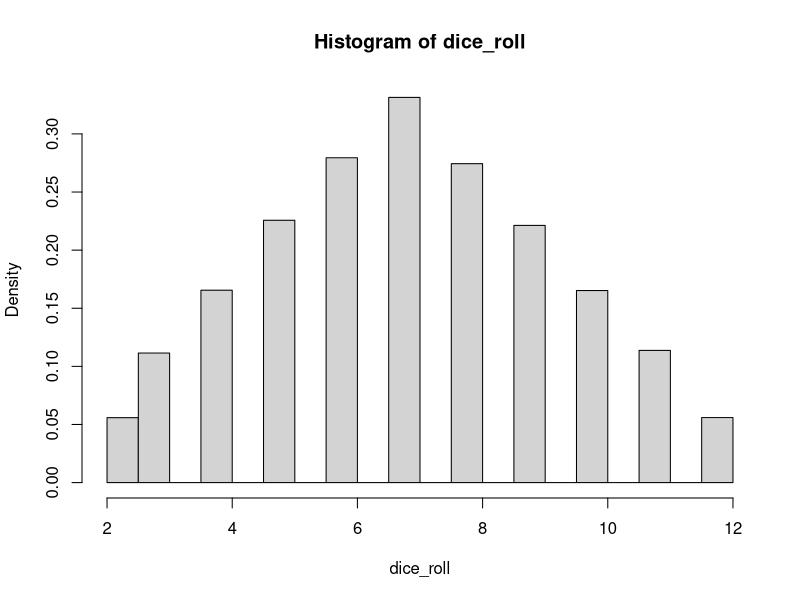

The R source for this figure: (Note: this script raises an error after producing the figure.)

## draw two dice and find a plot of sum
# solution
# number of dice rolls
d = 100000

#role two dice 10 times
dice1 <- sample(6,d, replace=TRUE)
dice2 <- sample(6,d, replace=TRUE)

dice_roll <- dice1 + dice2
hist(dice_roll,freq=F)

#another way when 10000 numbers draw
x <- sample(6, 10000, replace=T)
y <- sample(6, 10000, Replace=T)
sum <- x+y
hist(sum)




## cdf

plot(ecdf(dice_roll))
# plot.ecdf(dice_roll)


#find normal dist
n <- rnorm(1000)
hist(n)
plot(n)



## pecentile of my height in class
x <- 67
height_inch <- x
height_stand <- (height_inch-70)/5
height1 <- pnorm(height_stand, mean=0, sd=1, lower.tail=T, log.p=F)
height1

# another way
height2 <- pnorm(height_inch, mean=70, sd=5, lower.tail=T, log.p=F)
height2


##Normal Distribution Example
# probability of X>1 when N(3,5)
x <- 1
cdf1 <- pnorm(x, mean=3, sd=sqrt(5), lower.tail=T, log.p=F)
1-cdf1
# another way
1-pnorm((-2)/sqrt(5))
